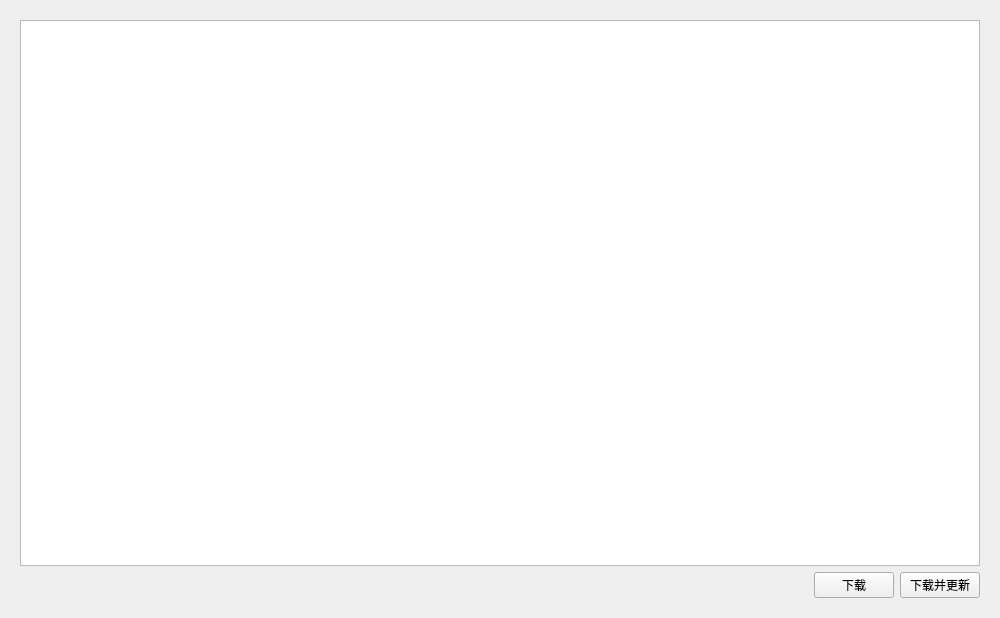
<?xml version="1.0" encoding="UTF-8"?>
<ui version="4.0">
 <class>Updater</class>
 <widget class="QWidget" name="Updater">
  <property name="geometry">
   <rect>
    <x>0</x>
    <y>0</y>
    <width>1000</width>
    <height>618</height>
   </rect>
  </property>
  <property name="windowTitle">
   <string>更新</string>
  </property>
  <layout class="QGridLayout" name="gridLayout">
   <item row="0" column="0">
    <widget class="QStackedWidget" name="stackedWidget">
     <property name="currentIndex">
      <number>0</number>
     </property>
     <widget class="QWidget" name="page_2">
      <layout class="QGridLayout" name="gridLayout_3">
       <item row="1" column="0">
        <spacer name="horizontalSpacer">
         <property name="orientation">
          <enum>Qt::Orientation::Horizontal</enum>
         </property>
         <property name="sizeHint" stdset="0">
          <size>
           <width>40</width>
           <height>20</height>
          </size>
         </property>
        </spacer>
       </item>
       <item row="0" column="0" colspan="3">
        <widget class="TextEdit" name="content">
         <property name="readOnly">
          <bool>true</bool>
         </property>
        </widget>
       </item>
       <item row="1" column="1">
        <widget class="PushButton" name="download_button">
         <property name="text">
          <string>下载</string>
         </property>
        </widget>
       </item>
       <item row="1" column="2">
        <widget class="PushButton" name="update_button">
         <property name="text">
          <string>下载并更新</string>
         </property>
        </widget>
       </item>
      </layout>
     </widget>
    </widget>
   </item>
  </layout>
 </widget>
 <customwidgets>
  <customwidget>
   <class>TextEdit</class>
   <extends>QTextEdit</extends>
   <header>qfluentwidgets</header>
  </customwidget>
  <customwidget>
   <class>PushButton</class>
   <extends>QPushButton</extends>
   <header>qfluentwidgets</header>
  </customwidget>
 </customwidgets>
 <resources/>
 <connections/>
</ui>
